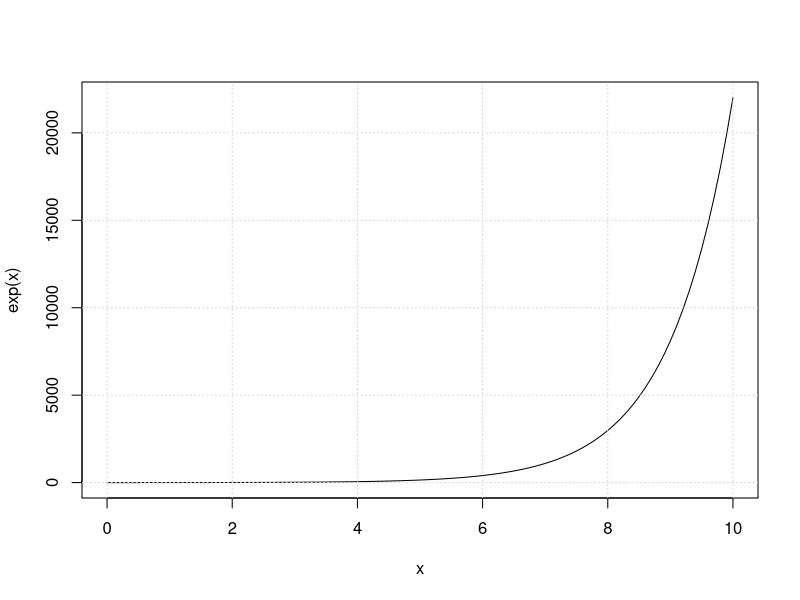
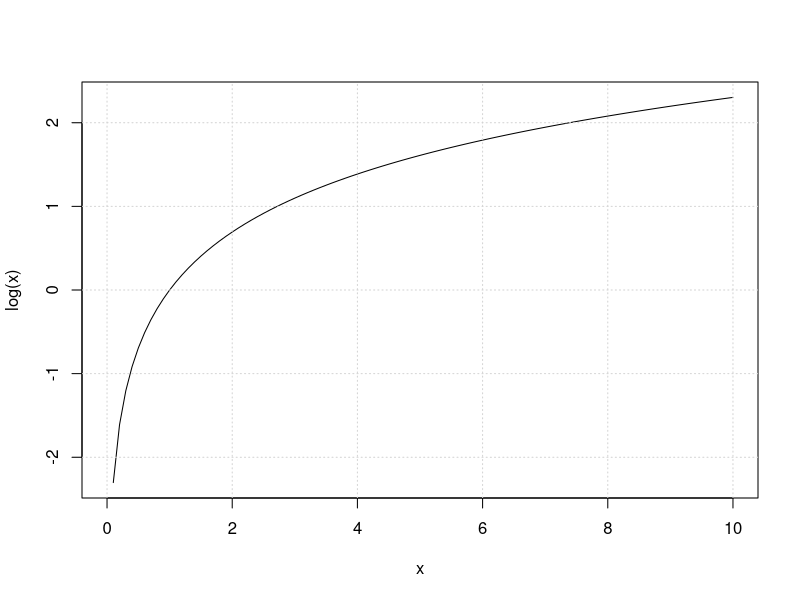
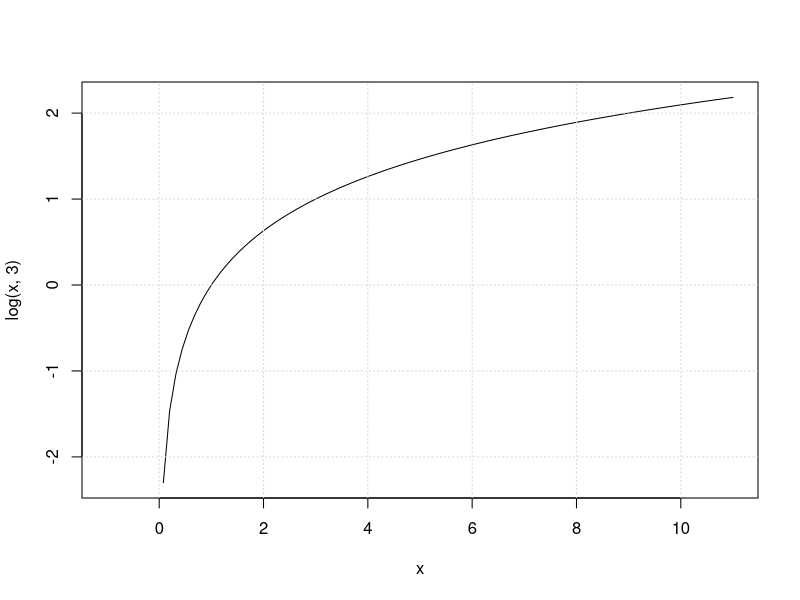

Write the R code that produced these figures, in order.
## ---- chunk 1
knitr::opts_chunk$set(echo = TRUE)
## ---- chunk 2

curve(exp,0,10)
grid()
curve(log,0,10)
grid()
## ---- chunk 3
curve(log(x,3),-1,11)
grid()
